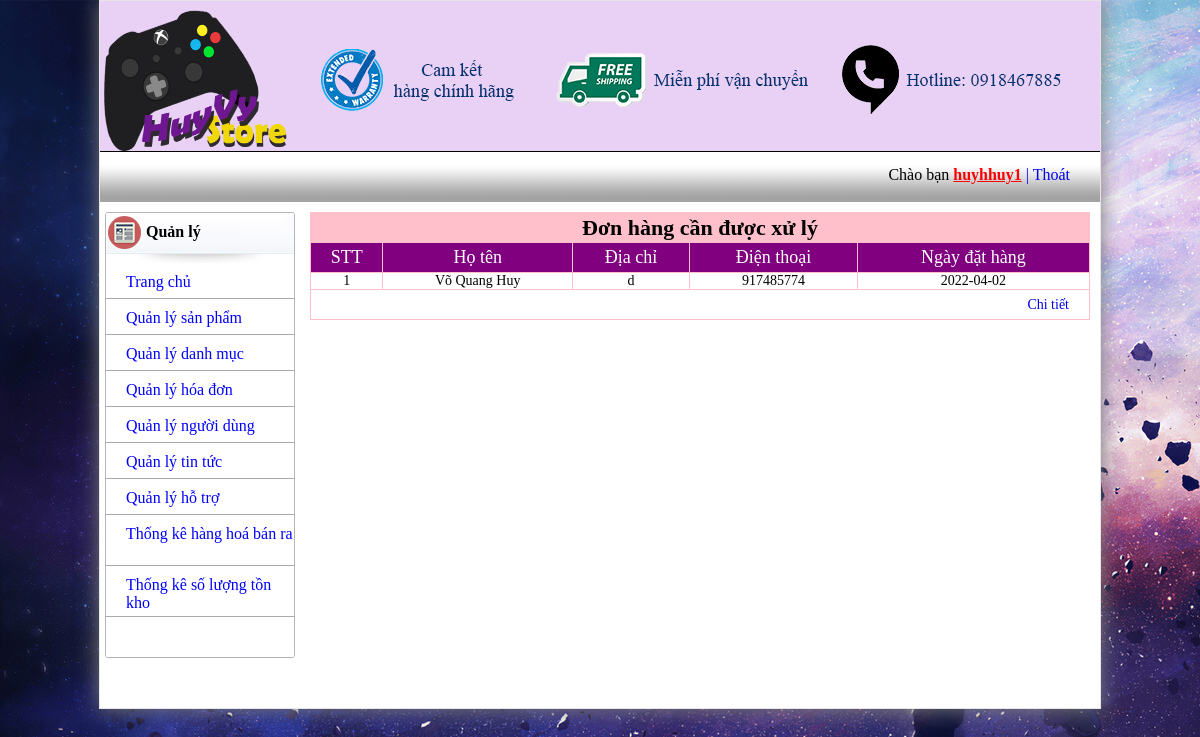
Page /gaminggear/admin/admin.php (signed in) on the committed database.
### tables this page shows
CREATE TABLE IF NOT EXISTS `hoadon` (
  `mahd` int(11) NOT NULL AUTO_INCREMENT,
  `idnd` int(11) NOT NULL,
  `hoten` varchar(255) NOT NULL,
  `diachi` varchar(255) NOT NULL,
  `dienthoai` int(11) NOT NULL,
  `email` varchar(255) NOT NULL,
  `ngaydathang` date NOT NULL,
  `trangthai` int(11) NOT NULL,
  `phuongthucthanhtoan` int(11) NOT NULL,
  PRIMARY KEY (`mahd`)
);

### gaminggear/admin/content_admin.php (the view, shortened to what this page needs)
<?php
if (isset($_GET['admin']))
	switch ($_GET['admin']) {
		case 'hienthisp':
			include("sanpham.php");
			break;
		case 'themsp':
			include("them_sanpham.php");
			break;
		case 'suasp':
			include("sua_sanpham.php");
			break;
		case 'hienthidm':
			include("danhmuc.php");
			break;
		case 'themdm':
			include("them_danhmuc.php");
			break;
		case 'suadm':
			include("sua_danhmuc.php");
			break;
		case 'hienthind':
			include("nguoidung.php");
			break;
		case 'themnd':
			include("them_nguoidung.php");
			break;
		case 'suand':
			include("sua_nguoidung.php");
			break;
		case 'xulyhd':
			include("xulyhd.php");
			break;
		case 'hienthitt':
			include("tintuc.php");
			break;
		case 'themtt':
			include("them_tintuc.php");
			break;
		case 'suatt':
			include("sua_tintuc.php");
			break;
		case 'hienthiht':
			include("hotro.php");
			break;
		case 'hienthihd':
			include("hoadon.php");
			break;
		case 'chitiethoadon':
			include("chitiethoadon.php");
			break;
		case 'xulyht':
			include("xulyht.php");
			break;
		case 'xulysp':
			include("xulysp.php");
			break;
		case 'xulytt':
			include("xulytt.php");
			break;
		case 'hienthibc':
			include("hienthibc.php");
			break;
		case 'hienthikho':
			include("hienthikho.php");
			break;
			include("sanpham.php");
			break;
		case 'ttdagiao':
			include("ttdagiao.php");
			break;
		case 'ttdahuy':
			include("ttdahuy.php");
			break;
		case 'htdadoc':
			include("htdadoc.php");
			break;
	}
else {
?>
	<div id="admincon">
		<div id="sanphammoi">
			<table>
				<tr class="sanphammoitheongay">
					<td colspan=6>Đơn hàng cần được xử lý</td>
				</tr>
				<tr class="tieudespmoi">
					<td>STT</td>
					<td>Họ tên</td>
					<td>Địa chỉ</td>
					<td>Điện thoại</td>
					<td>Ngày đặt hàng</td>
				</tr>
				<?php
				$i = 1;
				$sql = mysqli_query($link, "select * from hoadon where trangthai='1'");
				while ($row = mysqli_fetch_array($sql)) {
				?>
					<tr>
						<td><?php echo $i++; ?></td>
						<td><?php echo $row['hoten'] ?></td>
						<td><?php echo $row['diachi'] ?></td>
						<td><?php echo $row['dienthoai'] ?></td>
						<td><?php echo $row['ngaydathang'] ?></td>
					</tr>
				<?php } ?>
				<tr>
					<td colspan=6 align="right" style="padding-right:20px; height:30px;"><a href="admin.php?admin=hienthihd">Chi tiết</a></td>
				</tr>
			</table>
		</div>
	</div>
<?php
}
?>

### gaminggear/admin/admin.php (shortened to what this page needs)
<html xmlns="http://www.w3.org/1999/xhtml">
<head>
	<link rel="stylesheet" type="text/css" href="css/index.css">
</head>
<?php
include("../include/connect.php");
?>
<body style="background:url(../img/theme.jpg);">
	<div id="wapper">
		<div id="header">
			<div id="lg-header">
				<h1><a href="../index.php">logo</a></h1>
			</div>
			<div id="bg-header">
			</div>
		</div>
		<div id="content">
			<div id="top-content">
				<p>Chào bạn <font color="red"><b><u><?= $_SESSION['username'] ?></u></b></font><a href="logout.php"> | Thoát</a></p>
			</div>
			<div id="main-content">
				<div id="left-content">
					<div class="danhmucsp">
						<div class="center">
							<h4>Quản lý</h4>
							<ul>
								<li><a href="admin.php">Trang chủ</a></li>
								<li><a href="?admin=hienthisp"> Quản lý sản phẩm</a></li>
								<li><a href="?admin=hienthidm"> Quản lý danh mục</a></li>
								<li><a href="?admin=hienthihd"> Quản lý hóa đơn</a></li>
								<li><a href="?admin=hienthind"> Quản lý người dùng</a></li>
								<li><a href="?admin=hienthitt"> Quản lý tin tức</a></li>
								<li><a href="?admin=hienthiht"> Quản lý hỗ trợ</a></li>
								<li style="height:30px;"><a href="?admin=hienthibc"> Thống kê hàng hoá bán ra</a></li>
								<li style="height:30px;"><a href="?admin=hienthikho"> Thống kê số lượng tồn kho</a></li>
							</ul>
						</div>
					</div>
				</div>
				<div id="center-content">
					<?php
					include("content_admin.php");
					?>
				</div>
			</div>
		</div>
	</div>
</body>
</html>

### gaminggear/admin/css/index.css (style rules this page uses)
* { margin: 0; padding: 0; }
table { margin: 0; padding: 0; text-indent: 0; }
body { font-family: tahoma; }
a { text-decoration: none; }
ul li { list-style: none; }
#wapper { width: 1000px; height: auto; margin: auto; overflow: hidden; background: white; border: 1px solid #e6e6e6; -webkit-box-shadow: 0 1px 20px #767676; box-shadow: 0 1px 20px #767676; -moz-box-shadow: 0 1px 20px #767676; }
#header { width: 100%; height: 150px; }
#lg-header { width: 104px; height: 98px; float: left; padding-top: 20px; padding-left: 40px; }
#lg-header a { background: url(../img/logo-header.png) no-repeat; width: 200px; height: 200px; background-size: 200px 200px; display: block; text-indent: -99999px; float: left; margin-top:-40px; margin-left:-45px; }
#bg-header { background: url(../img/bg-header.png) no-repeat; width: 1000px; height: 150px; margin: 0 auto; border-bottom: 1px solid #151515; }
#content { width: 100%; height: auto; float: left; overflow: hidden; }
#main-content { width: 100%; height: auto; margin-top: 10px; overflow: hidden; }
#top-content { width: 100%; height: 50px; background: url("../img/bg-input.jpg") repeat-x; border-top: 1px solid black; }
#top-content p { color: black; float: right; padding-right: 30px; padding-top: 14px; }
#left-content { width: 200px; height: auto; float: left; overflow: hidden; padding-bottom: 50px; }
.danhmucsp { width: 200px; height: auto; background: #ffffff; overflow: hidden; }
.center { width: 188px; height: auto; overflow: hidden; border: 1px solid #b4b4b4; margin: auto; border-radius: 3px; }
.center h4 { background: url(../img/tiedeleft.png) no-repeat; width: 188px; height: 40px; margin: auto; padding-top: 10px; text-indent: 40px; }
.center ul { width: 100%; height: auto; overflow: hidden; background: #ffffff; padding-bottom: 40px; }
.center ul li { padding: 10px 0px 10px 0px; height: 15px; width: 100%; border-bottom: 1px solid #aea8a8; }
.center ul li a { color: blue; float: left; padding-left: 20px; }
#center-content { width: 780px; height: auto; float: right; overflow: hidden; padding-right: 10px; overflow: hidden; padding-bottom: 50px; }
#admincon { width: 780px; height: auto; overflow: hidden; }
#sanphammoi { width: 100%; height: auto; overflow: hidden; }
#sanphammoi table { width: 100%; border-collapse: collapse; font-size: 14px; }
#sanphammoi tr { text-align: center; }
#sanphammoi tr td { border: 1px solid pink; }
#sanphammoi tr.tieudespmoi { color: white; background: purple; height: 30px; font-size: 18px; }
#sanphammoi tr.sanphammoitheongay { background: pink; height: 30px; text-align: center; color: black; font-size: 22px; font-weight: bold; }

### rows in the picture
hoadon: hoten "Võ Quang Huy", diachi "d", dienthoai "917485774", ngaydathang "2022-04-02"

### other values in the picture
$_SESSION['username'] "huyhhuy1"
